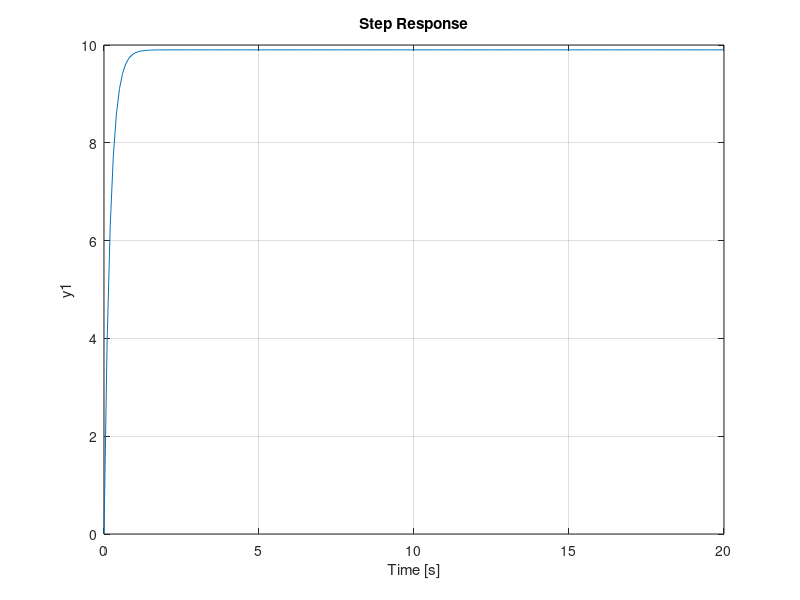

The MATLAB script that drew this image:
M = 1000;
b = 50;
r = 10;

s = tf('s');
pcr = 1/(M*s + b);

Kp = 5000;
c = pid(Kp);

T = feedback(c*pcr,1)

t = 0:0.1:20;
step(r*T,t)
axis([0 20 0 10])
